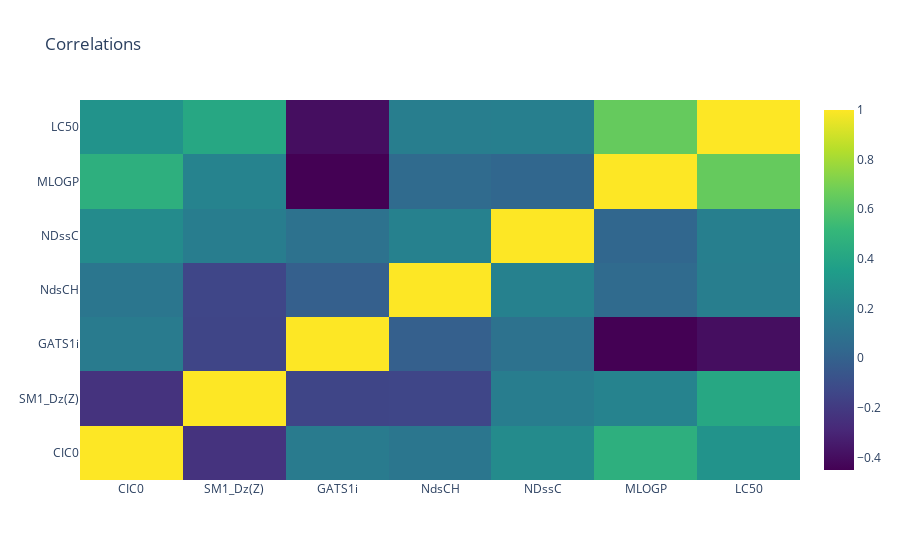

Here is the notebook cell this chart was saved with:
### Markdown cell above
### The heatmap below shows the relatioship between MGOP and LC50 a bit more clearly.

### Code cell
data = [go.Heatmap(x=df.columns, y=df.columns,z=df.corr(), colorscale="Viridis")]

layout = go.Layout(title='Correlations')
fig = go.Figure(data, layout)
fig.show()

### Figure 1 — Plotly figure (JSON) as saved in the notebook; plotly's stock layout.template omitted (floating-point values rounded to 4 significant figures)
{"data": [{"colorscale": [[0, "#440154"], [0.1111, "#482878"], [0.2222, "#3e4989"], [0.3333, "#31688e"], [0.4444, "#26828e"], [0.5556, "#1f9e89"], [0.6667, "#35b779"], [0.7778, "#6ece58"], [0.8889, "#b5de2b"], [1, "#fde725"]], "type": "heatmap", "x": ["CIC0", "SM1_Dz(Z)", "GATS1i", "NdsCH", "NDssC", "MLOGP", "LC50"], "y": ["CIC0", "SM1_Dz(Z)", "GATS1i", "NdsCH", "NDssC", "MLOGP", "LC50"], "z": [[1, -0.2354, 0.1476, 0.1213, 0.2466, 0.4639, 0.2919], [-0.2354, 1, -0.146, -0.1414, 0.1632, 0.2007, 0.4109], [0.1476, -0.146, 1, -0.01066, 0.09241, -0.4507, -0.398], [0.1213, -0.1414, -0.01066, 1, 0.1882, 0.04862, 0.172], [0.2466, 0.1632, 0.09241, 0.1882, 1, 0.0285, 0.1724], [0.4639, 0.2007, -0.4507, 0.04862, 0.0285, 1, 0.6517], [0.2919, 0.4109, -0.398, 0.172, 0.1724, 0.6517, 1]]}], "layout": {"title": {"text": "Correlations"}}}
